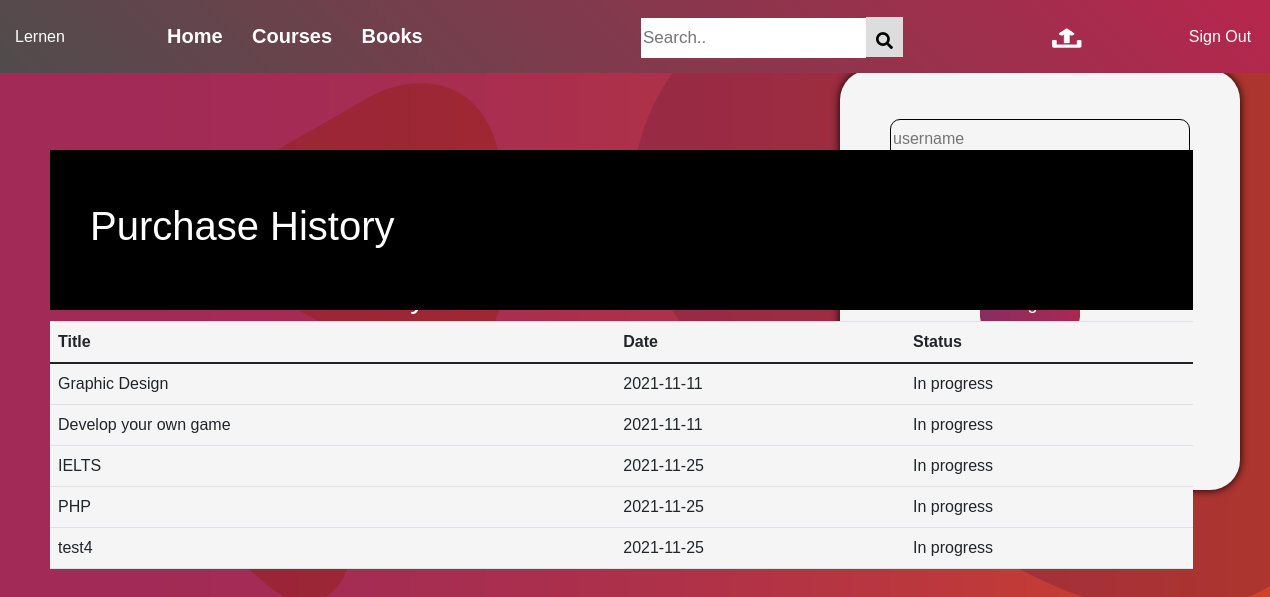
The page /history.php?us=1 on the database its author committed.
### tables this page shows
CREATE TABLE `registration` (
  `cors_name` varchar(200) NOT NULL,
  `c_id` int(200) NOT NULL,
  `register_date` date NOT NULL DEFAULT current_timestamp(),
  `tcr_id` int(200) NOT NULL,
  `tcr_name` varchar(200) NOT NULL,
  `user` varchar(200) NOT NULL,
  `usrid` int(200) NOT NULL,
  `status` varchar(20) NOT NULL DEFAULT 'In progress'
);

### db/conn.php (called while the page is built, shortened)
<?php
    require_once 'login.php';
    require_once 'crud.php';
    $crud = new crud($pdo);
?>

### db/crud.php (called while the page is built, shortened)
<?php
  class crud{
      private $db;
      function __construct($conn){
            $this->db = $conn;
      }
public function hstry($id){
  try{
    $sql = "SELECT * FROM `registration` where usrid=$id";
    $result = $this->db->query($sql);
    return $result;
}catch (PDOException $e) {
    echo $e->getMessage();
    return false;
}
}
  }
?>

### history.php (the view, shortened to what this page needs)
<?php
require_once 'db/conn.php';
$tp = $_SESSION['type'];
if($tp=="Learner"){
include 'lrnrpagehdr.php';}
else
include 'pageheader.php';
$uid = $_GET['us'];
$hstry = $crud->hstry($uid);
?><br><br>
<!DOCTYPE html>
<html lang="en">
<head>
    <link rel="stylesheet" href="cart.css" />
    <link rel="stylesheet" href="history.css" />
</head>
<body>
    <div class="shpngcrt">
        <h1>Purchase History</h1>
    </div>
    <div class="hstry">
    <table class="table">
        <thead>
          <tr>
            <th scope="col">Title</th>
            <th scope="col">Date</th>
            <th scope="col">Status</th>
          </tr>
        </thead>
        <tbody>
      <?php while($r = $hstry->fetch(PDO::FETCH_ASSOC)) { ?>
          <tr>
            <td><?php echo $r['cors_name'] ?></td>
            <td><?php echo $r['register_date'] ?></td>
            <td><?php echo $r['status'] ?></td>
          </tr>
          <?php }?>
        </tbody>
      </table>
    </div>
</body>
</html>

### css/signin.css (style rules this page uses)
body { background-image: url(../images/login-back.png); }

### hmstyle - Copy.css (style rules this page uses)
* { margin: 0; box-sizing: border-box; font-family: Arial, Helvetica, sans-serif; }
body { overflow-x: hidden; background-color: whitesmoke; }

### cart.css (style rules this page uses)
.shpngcrt { background-color:black; color:white; position:absolute; left:0; top: 75px; width:100%; height:20%; padding-left:40px ; display:flex; align-items:center; }

### history.css (style rules this page uses)
.hstry { background-color:whitesmoke; position:relative; top:200px; width:90%; left:50px; }
.shpngcrt { top:150px; width:90%; left: 50px; }

### rows shown on the page
registration: cors_name "Graphic Design", register_date "2021-11-11", status "In progress"
registration: cors_name "Develop your own game", register_date "2021-11-11", status "In progress"
registration: cors_name "IELTS", register_date "2021-11-25", status "In progress"
registration: cors_name "PHP", register_date "2021-11-25", status "In progress"
registration: cors_name "test4", register_date "2021-11-25", status "In progress"
